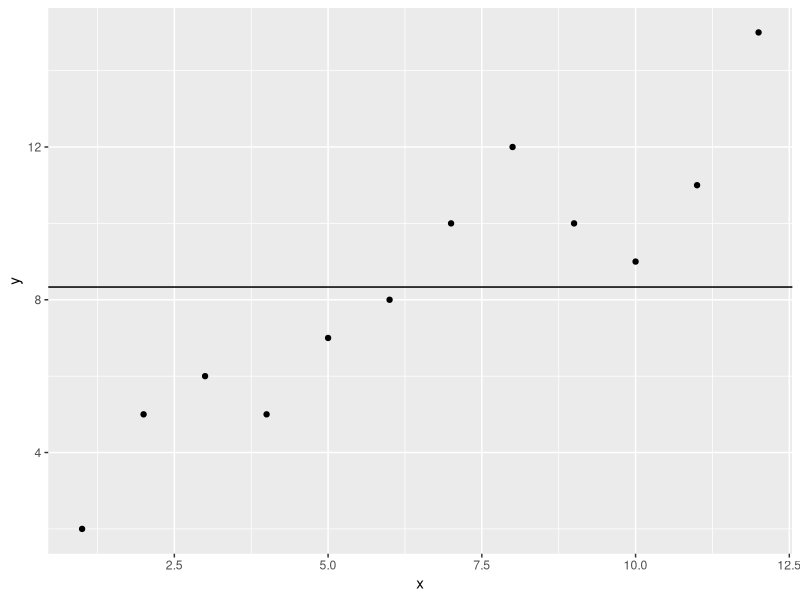
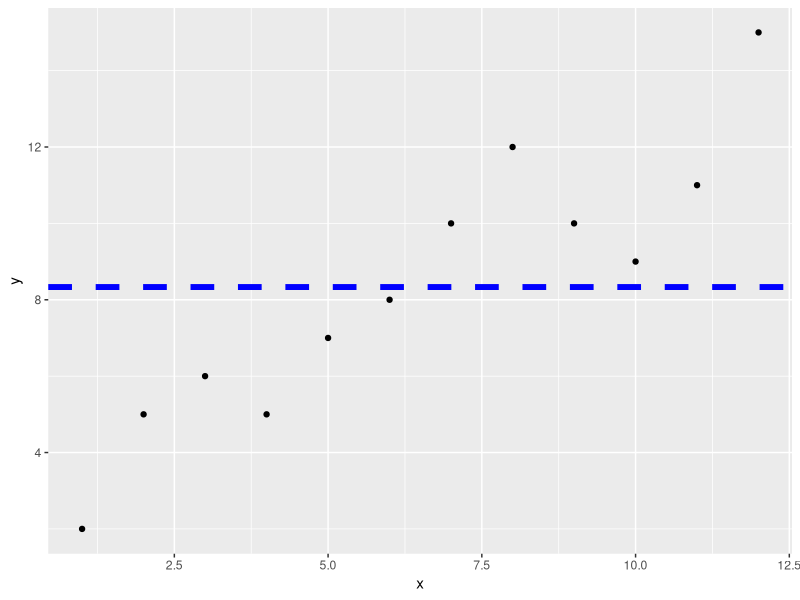

Write the R code that produced these figures, in order.
# Example: Add Average Line to Plot in ggplot2
# create data frame
df <- data.frame(x=c(1, 2, 3, 4, 5, 6, 7, 8, 9, 10, 11, 12),
                 y=c(2, 5, 6, 5, 7, 8, 10, 12, 10, 9, 11, 15))

# view head of data frame
head(df)

library("ggplot2")

# create scatter plot with average line to represent average y-value
ggplot(df, aes(x=x, y=y)) +
  geom_point() +
  geom_hline(yintercept = mean(df$y, na.rm = TRUE))

# calculate average y-value
mean(df$y, na.rm = TRUE)

library("ggplot2")

# create scatter plot with custom average line
ggplot(df, aes(x=x, y=y)) +
  geom_point() +
  geom_hline(yintercept = mean(df$y, na.rm=TRUE), color='blue', lty='dashed', lwd=2)
